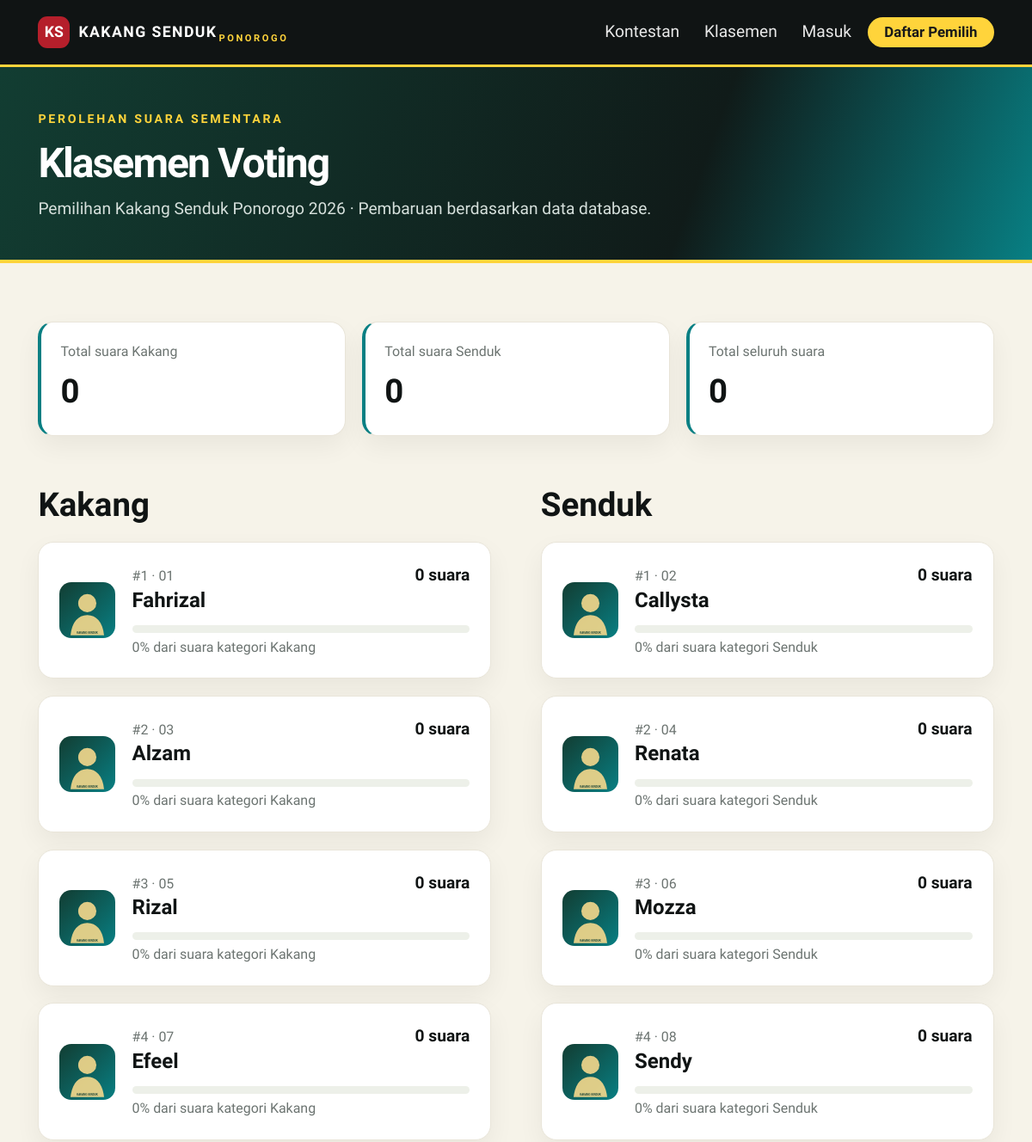
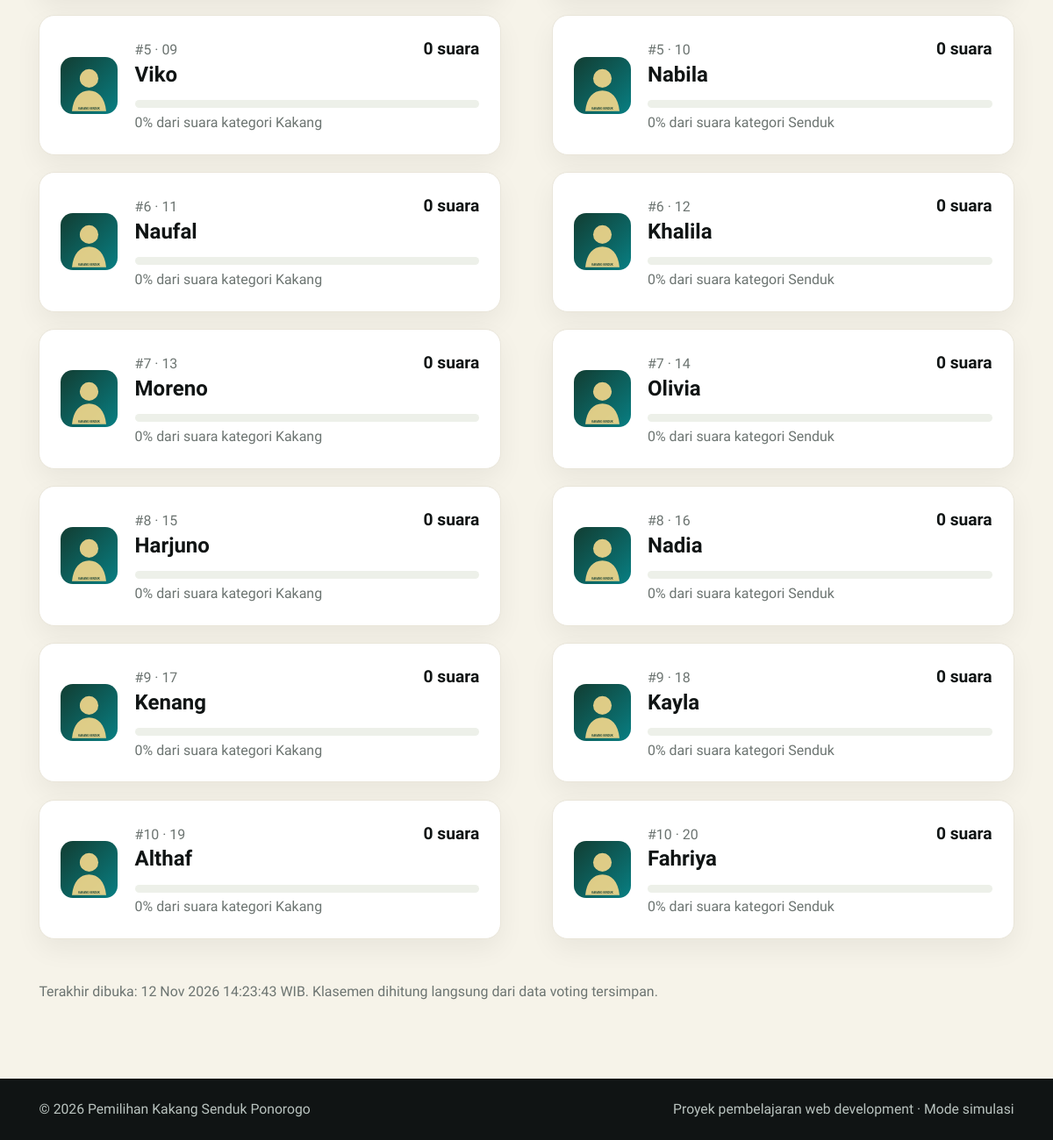
Screenshot of /pages/klasemen.php with the database file from the repository (2 pictures, top to bottom).
### tables this page shows
CREATE TABLE periode_voting (
  id INT UNSIGNED AUTO_INCREMENT PRIMARY KEY,
  nama_periode VARCHAR(100) NOT NULL,
  tanggal_mulai DATETIME NOT NULL,
  tanggal_selesai DATETIME NOT NULL,
  status ENUM('Aktif','Nonaktif') NOT NULL DEFAULT 'Nonaktif',
  created_at TIMESTAMP NOT NULL DEFAULT CURRENT_TIMESTAMP
);

CREATE TABLE kontestan (
  id INT UNSIGNED AUTO_INCREMENT PRIMARY KEY,
  nomor_peserta VARCHAR(10) NOT NULL,
  nama VARCHAR(100) NOT NULL,
  kategori ENUM('Kakang','Senduk') NOT NULL,
  foto VARCHAR(255) DEFAULT NULL,
  instagram_url VARCHAR(255) DEFAULT NULL,
  asal_instansi VARCHAR(150) DEFAULT NULL,
  tempat_lahir VARCHAR(100) DEFAULT NULL,
  tanggal_lahir DATE DEFAULT NULL,
  visi TEXT,
  misi TEXT,
  prestasi TEXT,
  deskripsi TEXT,
  created_at TIMESTAMP NOT NULL DEFAULT CURRENT_TIMESTAMP,
  UNIQUE KEY uq_nomor_kategori (nomor_peserta, kategori)
);

### config/bootstrap.php (called while the page is built, shortened)
<?php
function url(string $path = ''): string {
    return BASE_URL . ($path !== '' ? '/' . ltrim($path, '/') : '');
}
function e($value): string {
    return htmlspecialchars((string)($value ?? ''), ENT_QUOTES, 'UTF-8');
}
function current_user(): ?array { return $_SESSION['user'] ?? null; }
function current_period(PDO $pdo): ?array {
    $stmt = $pdo->query("SELECT * FROM periode_voting ORDER BY id DESC LIMIT 1");
    return $stmt->fetch() ?: null;
}

### pages/klasemen.php (the view)
<?php
require_once __DIR__ . '/../config/bootstrap.php';
$period=current_period($pdo); $periodId=(int)($period['id']??0);
function ranking(PDO $pdo, int $periodId, string $category): array {
    $stmt=$pdo->prepare("SELECT k.*, (SELECT COUNT(*) FROM voting v WHERE v.kontestan_id=k.id AND v.periode_id=?) AS total_suara FROM kontestan k WHERE k.kategori=? ORDER BY total_suara DESC, k.nomor_peserta ASC");
    $stmt->execute([$periodId,$category]); return $stmt->fetchAll();
}
$kakang=ranking($pdo,$periodId,'Kakang'); $senduk=ranking($pdo,$periodId,'Senduk');
$totalK=array_sum(array_column($kakang,'total_suara')); $totalS=array_sum(array_column($senduk,'total_suara'));
$page_title='Klasemen Voting'; require __DIR__ . '/../includes/header.php';
?>
<header class="page-head"><div class="container"><span class="eyebrow">Perolehan suara sementara</span><h1 class="mt-2">Klasemen Voting</h1><p><?= e($period['nama_periode'] ?? 'Belum ada periode voting') ?> · Pembaruan berdasarkan data database.</p></div></header>
<section class="section-pad"><div class="container"><div class="row g-3 mb-5"><div class="col-md-4"><div class="stat-card"><div class="stat-label">Total suara Kakang</div><div class="stat-value"><?= number_format($totalK) ?></div></div></div><div class="col-md-4"><div class="stat-card"><div class="stat-label">Total suara Senduk</div><div class="stat-value"><?= number_format($totalS) ?></div></div></div><div class="col-md-4"><div class="stat-card"><div class="stat-label">Total seluruh suara</div><div class="stat-value"><?= number_format($totalK+$totalS) ?></div></div></div></div>
<div class="row g-5"><div class="col-lg-6"><h2 class="fw-bold mb-3">Kakang</h2><?php $arr=$kakang;$total=$totalK; if(!$arr): ?><div class="empty-state">Belum ada data kontestan.</div><?php else: ?><?php foreach($arr as $i=>$c): $pct=$total?round($c['total_suara']/$total*100,1):0; ?><div class="panel-card mb-3"><div class="d-flex gap-3 align-items-center"><img src="<?= $c['foto']?url('uploads/'.rawurlencode($c['foto'])):url('assets/img/placeholder.svg') ?>" style="width:65px;height:65px;object-fit:cover;border-radius:14px" alt=""><div class="flex-grow-1"><div class="d-flex justify-content-between gap-2"><div><span class="small-muted">#<?= $i+1 ?> · <?= e($c['nomor_peserta']) ?></span><h5 class="fw-bold mb-1"><?= e($c['nama']) ?></h5></div><strong><?= number_format($c['total_suara']) ?> suara</strong></div><div class="progress mt-2"><div class="progress-bar" style="width:<?= $pct ?>%"></div></div><div class="small-muted mt-1"><?= $pct ?>% dari suara kategori Kakang</div></div></div></div><?php endforeach; ?><?php endif; ?></div>
<div class="col-lg-6"><h2 class="fw-bold mb-3">Senduk</h2><?php $arr=$senduk;$total=$totalS; if(!$arr): ?><div class="empty-state">Belum ada data kontestan.</div><?php else: ?><?php foreach($arr as $i=>$c): $pct=$total?round($c['total_suara']/$total*100,1):0; ?><div class="panel-card mb-3"><div class="d-flex gap-3 align-items-center"><img src="<?= $c['foto']?url('uploads/'.rawurlencode($c['foto'])):url('assets/img/placeholder.svg') ?>" style="width:65px;height:65px;object-fit:cover;border-radius:14px" alt=""><div class="flex-grow-1"><div class="d-flex justify-content-between gap-2"><div><span class="small-muted">#<?= $i+1 ?> · <?= e($c['nomor_peserta']) ?></span><h5 class="fw-bold mb-1"><?= e($c['nama']) ?></h5></div><strong><?= number_format($c['total_suara']) ?> suara</strong></div><div class="progress mt-2"><div class="progress-bar" style="width:<?= $pct ?>%"></div></div><div class="small-muted mt-1"><?= $pct ?>% dari suara kategori Senduk</div></div></div></div><?php endforeach; ?><?php endif; ?></div></div><p class="small-muted mt-4">Terakhir dibuka: <?= date('d M Y H:i:s') ?> WIB. Klasemen dihitung langsung dari data voting tersimpan.</p></div></section>
<?php require __DIR__ . '/../includes/footer.php'; ?>

### includes/header.php (shortened to what this page needs)
<?php $me = current_user(); $title = $page_title ?? APP_NAME; ?>
<!doctype html>
<html lang="id">
<head>
  <link href="https://cdn.jsdelivr.net/npm/bootstrap@5.3.3/dist/css/bootstrap.min.css" rel="stylesheet">
  <link href="<?= url('assets/css/style.css') ?>?v=<?= filemtime(__DIR__ . '/../assets/css/style.css') ?>" rel="stylesheet">
</head>
<body>
<nav class="navbar navbar-expand-lg navbar-dark site-nav">
  <div class="container">
    <a class="navbar-brand fw-bold" href="<?= url('pages/index.php') ?>"><span class="brand-mark">KS</span> KAKANG SENDUK <small>PONOROGO</small></a>
    <div class="collapse navbar-collapse" id="mainNav">
      <ul class="navbar-nav ms-auto align-items-lg-center gap-lg-2">
        <li class="nav-item"><a class="nav-link" href="<?= url('pages/kontestan.php') ?>">Kontestan</a></li>
        <li class="nav-item"><a class="nav-link" href="<?= url('pages/klasemen.php') ?>">Klasemen</a></li>
        <?php if ($me): ?>
          <li class="nav-item"><span class="nav-user">Hai, <?= e($me['nama']) ?></span></li>
          <li class="nav-item"><a class="btn btn-sm btn-outline-light rounded-pill px-3" href="<?= url('auth/logout.php') ?>">Keluar</a></li>
        <?php else: ?>
          <li class="nav-item"><a class="nav-link" href="<?= url('auth/login.php') ?>">Masuk</a></li>
          <li class="nav-item"><a class="btn btn-gold btn-sm rounded-pill px-3" href="<?= url('auth/register.php') ?>">Daftar Pemilih</a></li>
        <?php endif; ?>
      </ul>
    </div>
  </div>
</nav>
<main class="site-main">

### includes/footer.php (shortened to what this page needs)
</main>
<footer class="site-footer"><div class="container d-flex flex-column flex-md-row justify-content-between gap-2"><span>© <?= date('Y') ?> Pemilihan Kakang Senduk Ponorogo</span><span>Proyek pembelajaran web development · Mode simulasi</span></div></footer>
</body></html>

### assets/css/style.css (style rules this page uses)
:root { --ink:#101414;--red:#b51f2b;--red2:#8f1520;--gold:#ffd43b;--green:#123d32;--turq:#087f83;--cream:#f6f3e9;--muted:#6c7471;--hero-bg:url('https://encrypted-tbn0.gstatic.com/images?q=tbn:ANd9GcT91p-u31Nt3CV8SsnzkvPJIyOfwQrqgRu5hE1A7wv44w&s=10') }
* { box-sizing:border-box }
body { margin:0;background:var(--cream);color:var(--ink);font-family:Inter,system-ui,-apple-system,"Segoe UI",sans-serif }
.site-nav { background:#101414;border-bottom:3px solid var(--gold);padding:13px 0 }
.navbar-brand { letter-spacing:.08em;font-size:.92rem;display:flex;align-items:center;gap:10px }
.navbar-brand small { display:block;font-size:.58rem;letter-spacing:.23em;color:var(--gold);margin-left:-8px;margin-top:16px }
.brand-mark { display:inline-grid;place-items:center;width:37px;height:37px;border-radius:11px;background:var(--red);color:white;font-weight:900;letter-spacing:0 }
.nav-link { color:#e8e8e8!important }
.btn-gold { background:var(--gold);color:#191919;font-weight:800;border:0 }
.site-main { min-height:calc(100vh - 130px) }
.eyebrow { display:inline-block;color:var(--gold);font-weight:800;letter-spacing:.19em;text-transform:uppercase;font-size:.74rem }
.section-pad { padding:68px 0 }
.feature-card,.candidate-card,.panel-card,.stat-card { background:#fff;border:1px solid #e9e5d9;border-radius:18px;box-shadow:0 12px 30px rgba(16,20,20,.055) }
.page-head { background:linear-gradient(110deg,#123d32,#101b19 67%,#087f83);color:white;padding:45px 0;border-bottom:4px solid var(--gold) }
.page-head h1 { font-weight:950;letter-spacing:-.04em }
.page-head p { color:#d6e0dc;margin:0 }
.panel-card { padding:24px }
.site-footer { background:#101414;color:#b9c3bf;padding:23px 0;font-size:.82rem }
.stat-card { padding:22px;height:100%;border-left:4px solid var(--turq) }
.stat-card .stat-label { color:var(--muted);font-size:.83rem }
.stat-card .stat-value { font-size:2rem;font-weight:950;margin-top:5px }
.progress { height:9px;border-radius:20px;background:#edf0e9 }
.small-muted { color:var(--muted);font-size:.83rem }
:root { font-size:120% }
body { font-family:"Lexend",system-ui,-apple-system,"Segoe UI",sans-serif }

### rows the page displays
periode_voting: nama_periode "Pemilihan Kakang Senduk Ponorogo 2026"
kontestan: nomor_peserta "01", nama "Fahrizal", total_suara "0", pct "0"
kontestan: nomor_peserta "03", nama "Alzam", total_suara "0", pct "0"
kontestan: nomor_peserta "05", nama "Rizal", total_suara "0", pct "0"
kontestan: nomor_peserta "07", nama "Efeel", total_suara "0", pct "0"
kontestan: nomor_peserta "09", nama "Viko", total_suara "0", pct "0"
kontestan: nomor_peserta "11", nama "Naufal", total_suara "0", pct "0"
kontestan: nomor_peserta "13", nama "Moreno", total_suara "0", pct "0"
kontestan: nomor_peserta "15", nama "Harjuno", total_suara "0", pct "0"
kontestan: nomor_peserta "17", nama "Kenang", total_suara "0", pct "0"
kontestan: nomor_peserta "19", nama "Althaf", total_suara "0", pct "0"
kontestan: nomor_peserta "02", nama "Callysta", total_suara "0", pct "0"
kontestan: nomor_peserta "04", nama "Renata", total_suara "0", pct "0"
kontestan: nomor_peserta "06", nama "Mozza", total_suara "0", pct "0"
kontestan: nomor_peserta "08", nama "Sendy", total_suara "0", pct "0"
kontestan: nomor_peserta "10", nama "Nabila", total_suara "0", pct "0"
kontestan: nomor_peserta "12", nama "Khalila", total_suara "0", pct "0"
kontestan: nomor_peserta "14", nama "Olivia", total_suara "0", pct "0"
kontestan: nomor_peserta "16", nama "Nadia", total_suara "0", pct "0"
kontestan: nomor_peserta "18", nama "Kayla", total_suara "0", pct "0"
kontestan: nomor_peserta "20", nama "Fahriya", total_suara "0", pct "0"

### other values shown
$totalK "0"
$totalS "0"
$totalK+$totalS "0"
